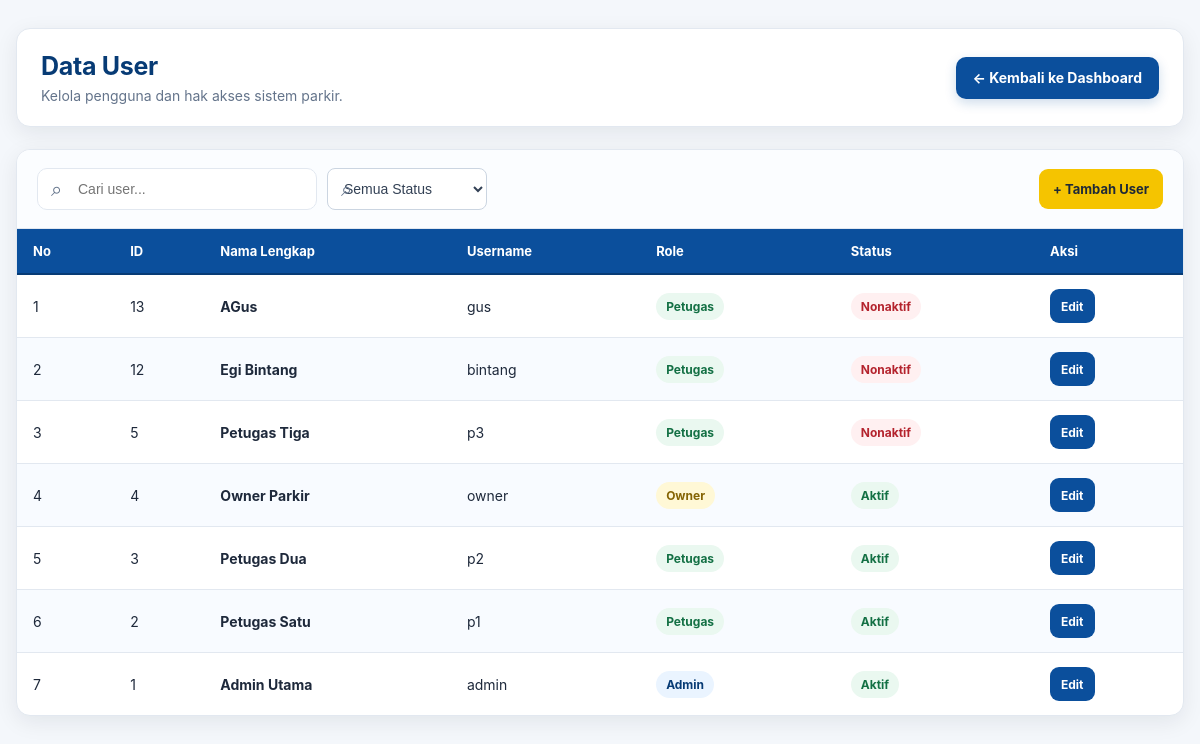
The app's page /user/tampil_user.php (signed in) with its own data.
### tables this page shows
CREATE TABLE `tb_user` (
  `id_user` int(11) NOT NULL,
  `nama_lengkap` varchar(100) NOT NULL,
  `username` varchar(50) NOT NULL,
  `password` varchar(255) NOT NULL,
  `role` enum('admin','petugas','owner') NOT NULL,
  `status_aktif` tinyint(1) NOT NULL DEFAULT 1
);

### user/tampil_user.php (the view, shortened to what this page needs)
<?php
include '../koneksi.php';
$role = $_SESSION['role'] ?? '';
if ($role === 'admin') {
    $dashboard = '../dashboard_admin.php';
} elseif ($role === 'petugas') {
    $dashboard = '../dashboard_petugas.php';
} elseif ($role === 'owner') {
    $dashboard = '../dashboard_owner.php';
} else {
    header("Location: ../index.php");
    exit;
}
$keyword = trim($_GET['keyword'] ?? '');
$filter_status = $_GET['status'] ?? 'semua';
$where_sql = '';
$query = mysqli_query(
    $koneksi,
    "
    SELECT
        id_user,
        nama_lengkap,
        username,
        role,
        status_aktif
    FROM tb_user
    $where_sql
    ORDER BY
        CASE
            WHEN status_aktif = 'aktif' THEN 1
            ELSE 2
        END,
        id_user DESC
    "
);
$user = mysqli_fetch_all(
    $query,
    MYSQLI_ASSOC
);
?>
<!DOCTYPE html>
<html lang="id">
<head>
    <link
        rel="stylesheet"
        href="../assets/css/tabel.css">
</head>
<body>
    <div class="container">
        <div class="page-header">
            <div>
                <h1 class="page-title">
                    Data User
                </h1>
                <p class="page-subtitle">
                    Kelola pengguna dan hak akses sistem parkir.
                </p>
            </div>
            <a
                href="<?= htmlspecialchars($dashboard) ?>"
                class="btn-kembali">
                ← Kembali ke Dashboard
            </a>
        </div>
        <div class="table-card">
            <div class="table-toolbar">
                <div class="toolbar-left">
                    <form
                        method="GET"
                        class="search-box">
                        <input
                            type="text"
                            name="keyword"
                            value="<?= htmlspecialchars($keyword) ?>"
                            placeholder="Cari user...">
                    </form>
                    <form
                        method="GET"
                        class="search-box">
                        <select
                            name="status"
                            onchange="this.form.submit()"
                            style="
                            height: 42px;
                            min-width: 160px;
                            padding: 0 12px;
                            border: 1px solid #cbd5e1;
                            border-radius: 8px;
                            background: #ffffff;
                            color: #334155;
                            font-size: 14px;
                            outline: none;
                            cursor: pointer;
                        ">
                            <option
                                value="semua"
                                <?= $filter_status === 'semua'
                                    ? 'selected'
                                    : '' ?>>
                                Semua Status
                            </option>
                        </select>
                    </form>
                </div>
                <div class="toolbar-right">
                    <?php if ($role === 'admin'): ?>
                        <a
                            href="tambah_user.php"
                            class="btn btn-warning">
                            + Tambah User
                        </a>
                    <?php endif; ?>
                </div>
            </div>
            <div class="table-responsive">
                <table>
                    <thead>
                        <tr>
                            <th>No</th>
                            <th>ID</th>
                            <th>Nama Lengkap</th>
                            <th>Username</th>
                            <th>Role</th>
                            <th>Status</th>
                            <th>Aksi</th>
                        </tr>
                    </thead>
                    <tbody>
                        <?php if (count($user) > 0): ?>
                            <?php $no = 1; ?>
                            <?php foreach ($user as $u): ?>
                                <tr>
                                    <td>
                                        <?= $no++ ?>
                                    </td>
                                    <td>
                                        <?= (int)$u['id_user'] ?>
                                    </td>
                                    <td>
                                        <strong>
                                            <?= htmlspecialchars(
                                                $u['nama_lengkap']
                                            ) ?>
                                        </strong>
                                    </td>
                                    <td>
                                        <?= htmlspecialchars(
                                            $u['username']
                                        ) ?>
                                    </td>
                                    <td>
                                        <?php if ($u['role'] === 'admin'): ?>
                                            <span class="badge badge-primary">
                                                Admin
                                            </span>
                                        <?php elseif ($u['role'] === 'petugas'): ?>
                                            <span class="badge badge-success">
                                                Petugas
                                            </span>
                                        <?php else: ?>
                                            <span class="badge badge-warning">
                                                Owner
                                            </span>
                                        <?php endif; ?>
                                    </td>
                                    <td>
                                        <?php if ((int)$u['status_aktif'] === 1): ?>
                                            <span class="badge badge-success">
                                                Aktif
                                            </span>
                                        <?php else: ?>
                                            <span class="badge badge-danger">
                                                Nonaktif
                                            </span>
                                        <?php endif; ?>
                                    </td>
                                    <td>
                                        <div class="aksi">
                                            <?php if ($role === 'admin'): ?>
                                                <a
                                                    href="edit_user.php?id=<?= (int)$u['id_user'] ?>"
                                                    class="btn btn-primary">
                                                    Edit
                                                </a>
                                            <?php endif; ?>
                                        </div>
                                    </td>
                                </tr>
                            <?php endforeach; ?>
                        <?php endif; ?>
                    </tbody>
                </table>
            </div>
        </div>
    </div>
</body>
</html>

### records on screen
tb_user: id_user "13", nama_lengkap "AGus", username "gus", role "Petugas", status_aktif "Nonaktif"
tb_user: id_user "12", nama_lengkap "Egi Bintang", username "bintang", role "Petugas", status_aktif "Nonaktif"
tb_user: id_user "5", nama_lengkap "Petugas Tiga", username "p3", role "Petugas", status_aktif "Nonaktif"
tb_user: id_user "4", nama_lengkap "Owner Parkir", username "owner", role "Owner", status_aktif "Aktif"
tb_user: id_user "3", nama_lengkap "Petugas Dua", username "p2", role "Petugas", status_aktif "Aktif"
tb_user: id_user "2", nama_lengkap "Petugas Satu", username "p1", role "Petugas", status_aktif "Aktif"
tb_user: id_user "1", nama_lengkap "Admin Utama", username "admin", role "Admin", status_aktif "Aktif"
